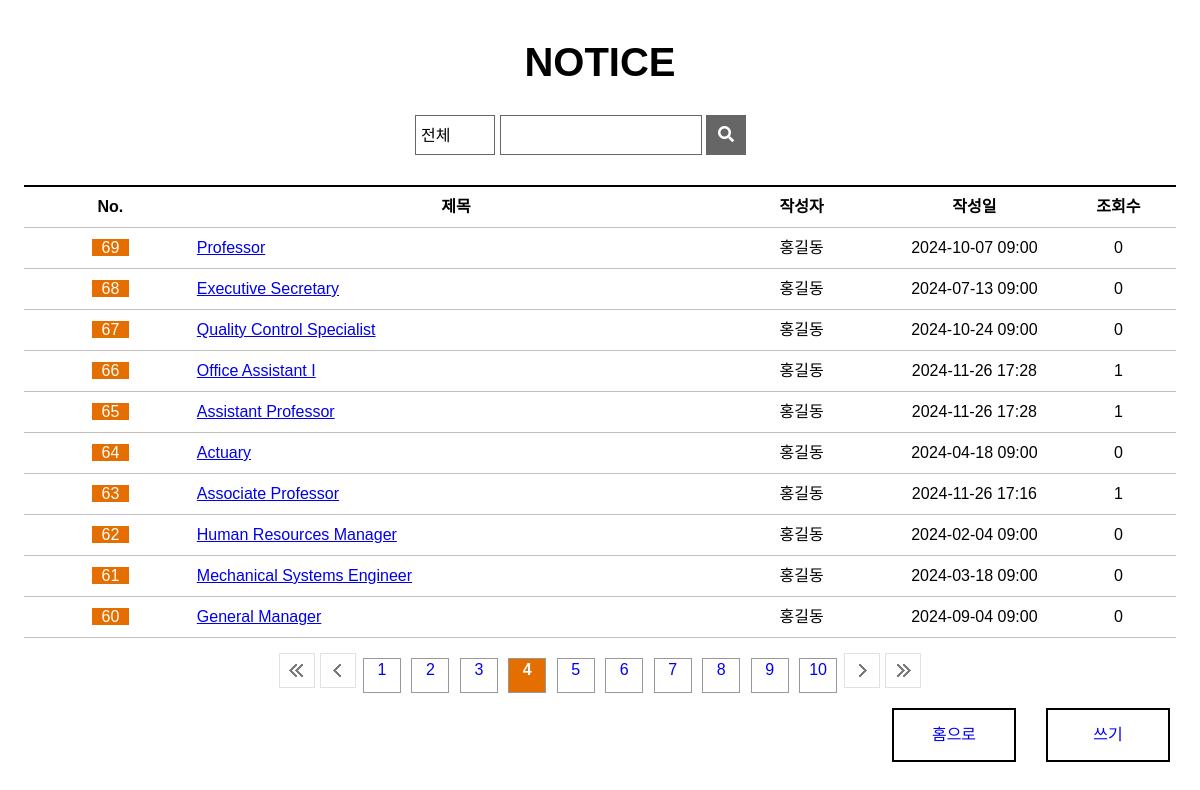
Screenshot of /board/blist/?npage=4 with the database file from the repository.
### board/models.py (models this page shows, shortened)
class Board(models.Model):
  bno = models.AutoField(primary_key=True)
  member = models.ForeignKey(Member,on_delete=models.DO_NOTHING, null=True)
  btitle = models.CharField(max_length=1000)
  bcontent = models.TextField()
  bgroup = models.IntegerField(null=True)
  bstep = models.IntegerField(default=0)
  bindent = models.IntegerField(default=0)
  bhit = models.IntegerField(default=0)
  bdate = models.DateTimeField(auto_now=True)
  bfile = models.ImageField(null=True,upload_to='board')

### member/models.py (models this page shows, shortened)
class Member(models.Model):
  id = models.CharField(max_length=50,primary_key=True)
  pw = models.CharField(max_length=100)
  name = models.CharField(max_length=100)
  nicName = models.CharField(max_length=100)
  tel = models.CharField(max_length=20,default='010-0000-0000')
  gender = models.CharField(max_length=10,default='남자')
  hobby = models.CharField(max_length=50,default='game')
  mdate = models.DateTimeField(auto_now=True)

### board/views.py (the view)
# urls.py: path('blist/',views.blist,name='blist'),
def blist(request):
  npage = int(request.GET.get('npage',1))
  qs = Board.objects.all().order_by('-bgroup','bstep')
  paginator = Paginator(qs,10) # 한페이지 당 게시글 수 정하기
  blist = paginator.get_page(npage) # 현재페이지에 해당하는 10개를 가져와줌
  context = {'blist':blist, 'npage':npage}
  return render(request,'blist.html',context)

### board/templates/blist.html (shortened to what this page needs)
{% load static %}
<!DOCTYPE html>
<html>
<head>
  <link rel="stylesheet" href="https://cdnjs.cloudflare.com/ajax/libs/font-awesome/5.12.1/css/all.min.css">
  <link rel="stylesheet" href="{% static '/css/style.css' %}">
  <link rel="stylesheet" href="{% static '/css/notice_list.css' %}">
</head>
<body>
<section>
    <h1>NOTICE</h1>
    <div class="wrapper">
      <form action="/search" name="search" method="post">
        <select name="category" id="category">
          <option value="0">전체</option>
        </select>
        <div class="title">
          <input type="text" size="16">
        </div>
        <button type="submit"><i class="fas fa-search"></i></button>
      </form>
    </div>
    <table>
      <colgroup>
        <col width="15%">
        <col width="45%">
        <col width="15%">
        <col width="15%">
        <col width="10%">
      </colgroup>
      <tr>
        <th>No.</th>
        <th>제목</th>
        <th>작성자</th>
        <th>작성일</th>
        <th>조회수</th>
      </tr>
      {% if blist %}
        {% for board in blist %}
          <tr>
            <td><span class="table-notice">{{board.bno}}</span></td>
            <td class="table-title">
            <a href="/board/bview/{{board.bno}}/?npage={{npage}}">{{board.btitle}}</a>
            </td>
            <td>{{board.member.name}}</td>
            <td>{{board.bdate|date:'Y-m-d H:i'}}</td>
            <td>{{board.bhit}}</td>
          </tr>
        {% endfor %}
      {% else %}
        <tr>
          <td colspan='5'>데이터가 없습니다.</td>
        </tr>
      {% endif %}
    </table>
    <ul class="page-num">
      {% if blist.has_previous %}
      <a href='/board/blist/?npage=1'><li class="first"></li></a>
      <a href='/board/blist/?npage={{blist.previous_page_number}}'><li class="prev"></li></a>
      {% else %}
      <li class="first"></li>
      <li class="prev"></li>
      {% endif %}
      {% for page in blist.paginator.page_range %}
        {% if page != npage %}
          <a href='/board/blist/?npage={{page}}'><li class="num"><div>{{page}}</div></li></a>
        {% else %}
      <li class="num on"><div>{{page}}</div></li>
        {% endif %}
      {% endfor %}
      {% if blist.has_next %}
      <a href='/board/blist/?npage={{blist.next_page_number}}'><li class="next"></li></a>
      <a href='/board/blist/?npage={{blist.paginator.num_pages}}'><li class="last"></li></a>
      {% else %}
      <li class="next"></li>
      <li class="last"></li>
      {% endif %}
    </ul>
    <a href="/board/bwrite/"><div class="write">쓰기</div></a>
    <a href="/"><div class="write">홈으로</div></a>
  </section>
</body>
</html>

### static/css/style.css (style rules this page uses)
*, body { margin: 0; padding: 0; font-family: 'Noto Sans KR', sans-serif; font-size: 16px; }
li { display: inline-block; padding-right: 5px; font-size: 13px; }
.wrapper { width: 1200px; margin: auto; }

### static/css/notice_list.css (style rules this page uses)
section { text-align: center; }
h1 { margin-top: 40px; margin-bottom: 50px; font-size: 40px; }
.wrapper { position: relative; }
select { position: absolute; top: 50%; left: 50%; width: 80px; height: 40px; margin-left: -185px; margin-top: -20px; padding: 5px; border: 1px solid #666666; font-family: inherit; background: url(https://www.midashotel.co.kr/Midas_common/images/homepage/board/search-box-select.png) no-repeat 95% 50%; -webkit-appearance: none; -moz-appearance: none; appearance: none; }
form > div { position: absolute; top: 50%; left: 50%; width: 200px; height: 38px; margin-left: -100px; margin-top: -20px; display: inline-block; border: 1px solid #666666; }
input { position: relative; top: 4px; left: 2px; border: none; font-size: 16px; }
button { position: absolute; top: 50%; left: 50%; width: 40px; height: 40px; margin-left: 106px; margin-top: -20px; background: #666666; color: white; border: none; }
table { width: 96%; margin-top: 100px; margin-left: auto; margin-right: auto; line-height: 40px; }
.table-notice { background-color: #e56e00; color: white; padding-left: 10px; padding-right: 10px; }
.table-title { text-align: left; }
table { border-collapse: collapse; }
th { border: 1px solid silver; border-top: 2px solid black; }
td { border: 1px solid silver; }
th, td { border-left: hidden; border-right: hidden; }
.page-num { margin-top: 15px; }
.page-num li { width: 36px; height: 35px; padding: 0; }
.first { background: url('/static/images/paging_first.png') no-repeat; }
.prev { background: url('/static/images/paging_prev.png') no-repeat; }
.num { position: relative; top: -15px; height: 33px !important; margin-left: 3px; margin-right: 3px; border: 1px #989898 solid; }
.on { background-color: #e56e00; color: white; font-weight: 700; }
.num > div { position: relative; top: 2px; }
.next { background: url('/static/images/paging_next.png') no-repeat; }
.last { background: url('/static/images/paging_last.png') no-repeat; }
.write { float: right; width: 120px; height: 50px; line-height: 50px; margin: 0 30px 50px 0; border: 2px black solid; }

### rows the page displays
Board: bno "69", btitle "Professor", member.name "홍길동", bdate "2024-10-07 09:00", bhit "0"
Board: bno "68", btitle "Executive Secretary", member.name "홍길동", bdate "2024-07-13 09:00", bhit "0"
Board: bno "67", btitle "Quality Control Specialist", member.name "홍길동", bdate "2024-10-24 09:00", bhit "0"
Board: bno "66", btitle "Office Assistant I", member.name "홍길동", bdate "2024-11-26 17:28", bhit "1"
Board: bno "65", btitle "Assistant Professor", member.name "홍길동", bdate "2024-11-26 17:28", bhit "1"
Board: bno "64", btitle "Actuary", member.name "홍길동", bdate "2024-04-18 09:00", bhit "0"
Board: bno "63", btitle "Associate Professor", member.name "홍길동", bdate "2024-11-26 17:16", bhit "1"
Board: bno "62", btitle "Human Resources Manager", member.name "홍길동", bdate "2024-02-04 09:00", bhit "0"
Board: bno "61", btitle "Mechanical Systems Engineer", member.name "홍길동", bdate "2024-03-18 09:00", bhit "0"
Board: bno "60", btitle "General Manager", member.name "홍길동", bdate "2024-09-04 09:00", bhit "0"

### other values shown
{{ page }} "1" "2" "3" "5" "6" "7" "8" "9" "10"
{{ page }} "4"
